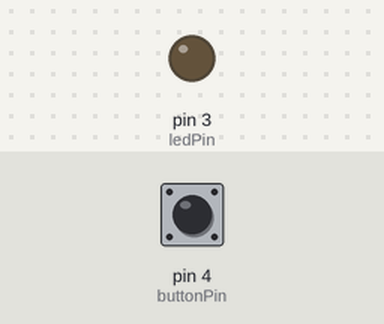
This sketch was run on a simulated Arduino Uno, built with avr-gcc and run on an emulated ATmega328P. Parts: output pins drawn as LEDs (lit = HIGH). The test bench sets the inputs (shaded band); at power-on: pin 4 (buttonPin) LOW.

Above: at 1.2 s.
1.3 s: pin 4 (buttonPin) pulled HIGH for 0.15 s
At 1.37 s:
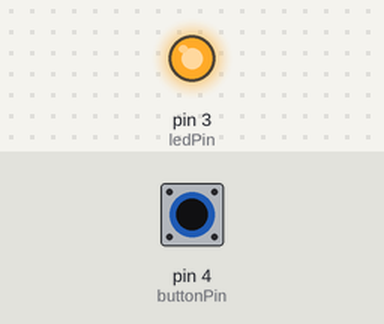
2.9 s: pin 4 (buttonPin) pulled HIGH for 3.2 s
At 6.7 s:
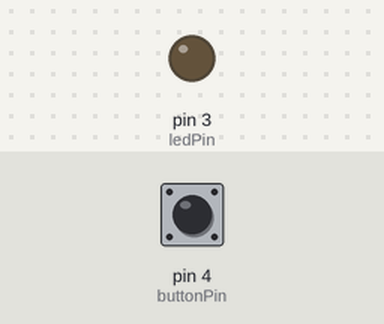
Timing chart, 0 to 8.2 s (numbered marks = the images above; inputs shaded):
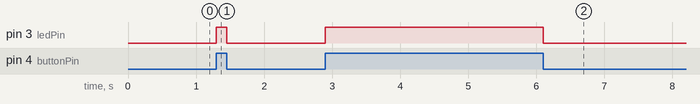

The sketch:

sketch_aug23c.ino
```cpp
//**********************************************************************************************************//
// Author:
// WellTronic
//
// Description:
// This code is part of a video series covering all Arduino sensors from the Arduino sensor kit.
// One of the sensors in this video series is the button module sensor.
//
// In this video I will explain step by step how to use the button module
// https://www.youtube.com/watch?v=ZdAWmokaiNk
//
// You're also welcome to take a look at the YouTube channel for more details about hardware and software.
// https://www.youtube.com/channel/UC0UCNqE8i4unG8nfuakd0vw
//
// Enjoy working with this sensor and see you soon :) !
//
//**********************************************************************************************************//


int buttonPin = 4;
int ledPin = 3;

bool buttonState = false;

void setup() {
pinMode(buttonPin,INPUT);
pinMode(ledPin,OUTPUT);

}
void loop() {

buttonState = digitalRead(buttonPin);

 if ( buttonState == true){
  digitalWrite(ledPin, HIGH);
 }
else {
  digitalWrite(ledPin, LOW);
}


}
```

Measured:
- after the input at 1.3 s, pin 3 (ledPin): LOW → HIGH at once, → LOW 0.15 s later
- after the input at 2.9 s, pin 3 (ledPin): LOW → HIGH at once, → LOW 3.2 s later
